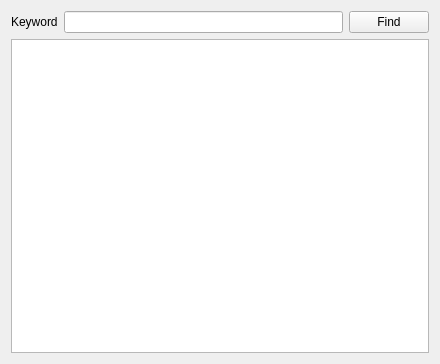
<?xml version="1.0" encoding="UTF-8"?>
<ui version="4.0">
 <class>TextFinder</class>
 <widget class="QWidget" name="TextFinder">
  <property name="geometry">
   <rect>
    <x>0</x>
    <y>0</y>
    <width>440</width>
    <height>364</height>
   </rect>
  </property>
  <property name="windowTitle">
   <string>TextFinder</string>
  </property>
  <layout class="QVBoxLayout" name="verticalLayout">
   <item>
    <layout class="QHBoxLayout" name="horizontalLayout">
     <item>
      <widget class="QLabel" name="Keyword">
       <property name="text">
        <string>Keyword</string>
       </property>
      </widget>
     </item>
     <item>
      <widget class="QLineEdit" name="lineEdit"/>
     </item>
     <item>
      <widget class="QPushButton" name="find">
       <property name="text">
        <string>Find</string>
       </property>
      </widget>
     </item>
    </layout>
   </item>
   <item>
    <widget class="QTextEdit" name="textEdit"/>
   </item>
  </layout>
  <zorder>Keyword</zorder>
  <zorder>lineEdit</zorder>
  <zorder>find</zorder>
  <zorder>find</zorder>
  <zorder>textEdit</zorder>
  <zorder>textEdit</zorder>
 </widget>
 <layoutdefault spacing="6" margin="11"/>
 <resources/>
 <connections/>
</ui>
